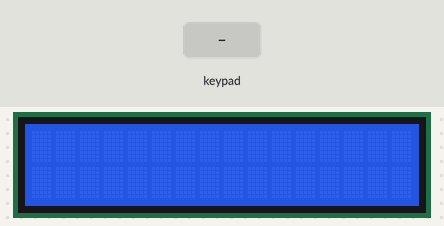
The sketch below on a simulated Arduino Uno, built with avr-gcc and run on an emulated ATmega328P. Parts: 16×2 character LCD. Wiring (inferred from the signals the program sends): 4×4 keypad with keys 1 2 3 A 4 5 6 B 7 8 9 C * 0 # D (labels assumed): rows pin 13, pin 10, pin 9, pin 8; columns pin 7, pin 6, pin 1, pin 0. Inputs (shaded band) come from the test bench.

Above: at 1.2 s.
1.3 s: keypad keys 1 2 # pressed 0.4 s apart
At 1.5 s:
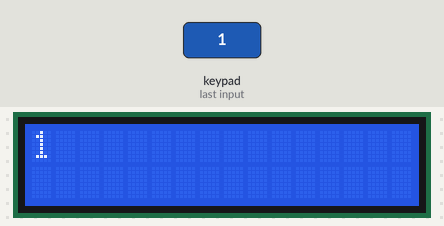
4.0 s: key '2' pressed
At 5.0 s:
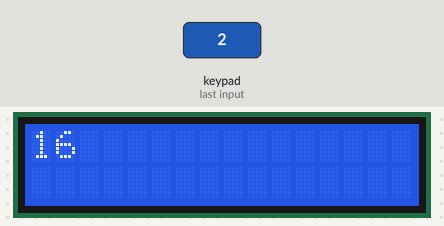
5.5 s: key '1' pressed
At 6.2 s:
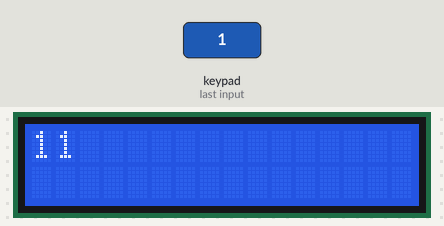
7.0 s: keypad keys 1 2 pressed 0.4 s apart
At 8.8 s:
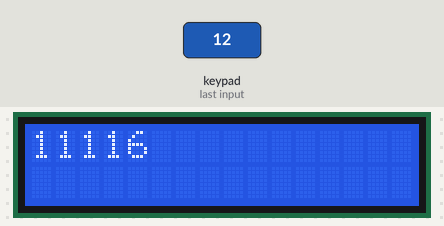
Timing chart, 0 to 10.3 s (numbered marks = the images above; inputs shaded):
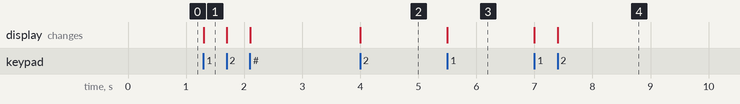

The sketch:

calc.ino
```cpp
/* Criado por Jair Guilherme Certório - 2014 */
#include <SPI.h>
#include <LiquidCrystal.h>

struct Pad{

  int pino[8];
  unsigned short atual,anterior , estado;

  void             Begin(int conex[8]){
    /*
        Ao indicar os pinos conectados ao teclado coloque-os separados por linhas e
        colunas, isto é, não misture ou inverta a ordem das conexões, exemplo:
          Conectores
           ||||IIII   Em uma matriz 4x4 metade dos pinos será conectado em linha
           ||||IIII   e os outros nas colunas, para evitar problemas conecte-os em ordem
           ||||IIII   seguindo sempre da esquerda->direita e mantendo as posições relativas
           ||||IIII   na conexões no Arduino.
           ||||IIII <-- Provável coluna
            ^-- Provável linhas
    */
      estado=0;
      anterior=0;
      atual=0;
      for(int i=0;i<8;i++){
        pino[i]=conex[i];
        pinMode(pino[i],INPUT_PULLUP);
      }
  };

  unsigned short   rawLer(){
    /*
        Esta leitura retorna os botões que estão apertados no momento e atualiza
        as variáveis com os botões pressionados anteriormente e no 'estado'( ainda antes do anterior),
        USE Ler() PARA OBTER A SAIDA TRATADA (DEBOUNCED).
        Cada tecla é guardada em 1 bit de Leitura, mapeie de acordo o simbolo ou função
        associada a cada uma
        Sendo ele todo ocupado, se necessário troque para unsigned long.
    */
      unsigned short Leitura = 0;
      for( int i=0 ; i<4 ; i++ ){
          pinMode(pino[i],OUTPUT);
          digitalWrite(pino[i],LOW);
          for( int j=0 ; j<4 ; j++ ){
              int valor = digitalRead(pino[4+j]);
              if (valor == LOW){
                  Leitura|=(0x01<<(4*j+i));
              }
          }
          pinMode(pino[i],INPUT_PULLUP);
      }
      estado   = anterior;
      anterior = atual;
      atual    = Leitura;
      return     Leitura;
  }

 unsigned short    Ler(){
   /*
        Esta leitura retorna os botões que foram apertados de forma tratada, isto é,
        retorna somente 1 vez a cada pressionar de tecla, sendo bom para digitação e
        troca de estados no uC.
        USE rawLer() PARA OBTER DE SAIDA AS TECLAS ATUALMENTE PRESSIONADAS.
        Cada tecla é guardada em 1 bit de Leitura, mapeie de acordo o simbolo ou função
        associada a cada uma
        Sendo ele todo ocupado, se necessário troque para unsigned long.
    */
     rawLer();
     return (atual&anterior&~estado);
 }


};

// initialize the library with the numbers of the interface pins
LiquidCrystal lcd(12, 11, 5, 4, 3, 2);
Pad teclado;

void setup() {

  int entradas[] = {13,10,9,8,7,6,1,0};
  teclado.Begin(entradas);
  // set up the LCD's number of columns and rows:
  lcd.begin(16, 2);
  // Print a message to the LCD.

}

int op = 0;
int valor = 0;
int valor2 = 0;
int cursorPosition = 0;
void loop() {

  lcd.setCursor(cursorPosition, 0);
  unsigned short numero = teclado.Ler();

  if (numero != 0) {

    if (numero == 15 || numero == 87) numero = 1;
    else if(numero == 240) numero = 2;
    else if(numero == 3840) numero = 3;
    else if(numero == 2) numero = 4;
    else if(numero == 32) numero = 5;
    else if(numero == 512) numero = 6;
    else if(numero == 4) numero = 7;
    else if(numero == 64) numero = 8;
    else if(numero == 1024) numero = 9;
    else if(numero == 128) numero = 0;
    else if(numero == 4096) { //soma
      cursorPosition = 0;
      op = 1;
      lcd.clear();
      return;
    }
    else if(numero == 8) { //* multiplicaçao
      cursorPosition = 0;
      op = 2;
      lcd.clear();
      return;
    }
    else if(numero == 2048){// # divisao
      cursorPosition = 0;
      op = 3;
      lcd.clear();
      return;
    }
    else if(numero == 8192){
      cursorPosition = 0;
      op = 4;
      lcd.clear();
      return;
    }
     else if(numero == 16384){
      cursorPosition = 0;
      op = 5;
      lcd.clear();
      return;
    }
    else if(numero == 32768) { // =
      lcd.clear();
      cursorPosition = 0;
      if(op == 1) lcd.print(valor+valor2);
      else if (op == 2) lcd.print(valor*valor2);
      else if (op == 3) lcd.print(valor/valor2);
      else if (op == 4) lcd.print(valor-valor2);
      else if (op == 5) lcd.print("Vai C Fude D7");
      while(true);
    }
    if(op == 0) {
      valor *= 10;
      valor += numero;
    }else{
      valor2 *= 10;
      valor2 += numero;
    }
    lcd.print(numero);
    cursorPosition += 1;
  }
}
```

Measured:
- after the input at 1.3 s, the display: changes at once (image 1)
- after the input at 4.0 s, the display: changes at once (image 2)
- after the input at 5.5 s, the display: changes at once (image 3)
- after the input at 7.0 s, the display: first changes at once (image 4 shows a later state)
